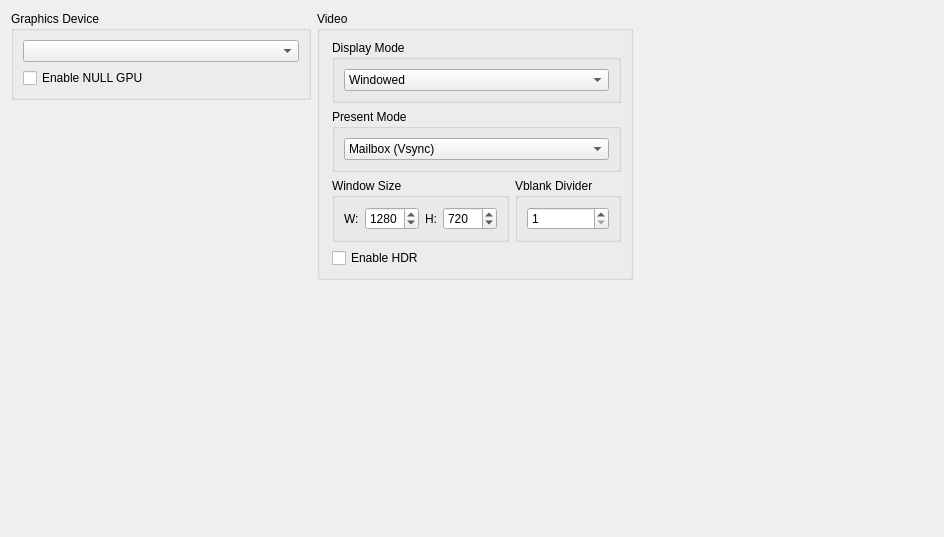
      <widget class="QWidget" name="graphicsTabLayout">
       <property name="geometry">
        <rect>
         <x>0</x>
         <y>0</y>
         <width>944</width>
         <height>537</height>
        </rect>
       </property>
       <layout class="QVBoxLayout" name="graphicsTabVLayout" stretch="0,0">
        <item>
         <layout class="QHBoxLayout" name="graphicsTabHLayout" stretch="1,1,1">
          <item>
           <layout class="QVBoxLayout" name="graphicsTabLayoutLeft">
            <item>
             <widget class="QGroupBox" name="graphicsAdapterGroupBox">
              <property name="title">
               <string>Graphics Device</string>
              </property>
              <layout class="QVBoxLayout" name="graphicsAdapterLayout">
               <item>
                <widget class="QComboBox" name="graphicsAdapterBox"/>
               </item>
               <item>
                <widget class="QCheckBox" name="nullGpuCheckBox">
                 <property name="text">
                  <string>Enable NULL GPU</string>
                 </property>
                </widget>
               </item>
              </layout>
             </widget>
            </item>
            <item>
             <widget class="QWidget" name="widgetgraphicsBottom" native="true">
              <layout class="QHBoxLayout" name="widgetgraphicsBottomHLayout">
               <property name="leftMargin">
                <number>0</number>
               </property>
               <property name="topMargin">
                <number>0</number>
               </property>
               <property name="rightMargin">
                <number>0</number>
               </property>
               <property name="bottomMargin">
                <number>0</number>
               </property>
               <item>
                <spacer name="verticalSpacer_2">
                 <property name="orientation">
                  <enum>Qt::Orientation::Vertical</enum>
                 </property>
                 <property name="sizeHint" stdset="0">
                  <size>
                   <width>20</width>
                   <height>40</height>
                  </size>
                 </property>
                </spacer>
               </item>
              </layout>
             </widget>
            </item>
           </layout>
          </item>
          <item>
           <layout class="QVBoxLayout" name="graphicsTabLayoutMiddle">
            <item>
             <widget class="QGroupBox" name="displayOptionsGroupBox">
              <property name="title">
               <string>Video</string>
              </property>
              <layout class="QVBoxLayout" name="layoutResolution">
               <property name="spacing">
                <number>6</number>
               </property>
               <property name="leftMargin">
                <number>12</number>
               </property>
               <item>
                <widget class="QGroupBox" name="displayModeGroupBox">
                 <property name="title">
                  <string>Display Mode</string>
                 </property>
                 <layout class="QVBoxLayout" name="displayModeLayout">
                  <item>
                   <widget class="QComboBox" name="displayModeComboBox">
                    <property name="sizePolicy">
                     <sizepolicy hsizetype="Expanding" vsizetype="Fixed">
                      <horstretch>0</horstretch>
                      <verstretch>0</verstretch>
                     </sizepolicy>
                    </property>
                    <item>
                     <property name="text">
                      <string>Windowed</string>
                     </property>
                    </item>
                    <item>
                     <property name="text">
                      <string>Fullscreen</string>
                     </property>
                    </item>
                    <item>
                     <property name="text">
                      <string>Fullscreen (Borderless)</string>
                     </property>
                    </item>
                   </widget>
                  </item>
                 </layout>
                </widget>
               </item>
               <item>
                <widget class="QGroupBox" name="presentModeGroupBox">
                 <property name="title">
                  <string>Present Mode</string>
                 </property>
                 <layout class="QVBoxLayout" name="presentModeLayout">
                  <item>
                   <widget class="QComboBox" name="presentModeComboBox">
                    <property name="sizePolicy">
                     <sizepolicy hsizetype="Expanding" vsizetype="Fixed">
                      <horstretch>0</horstretch>
                      <verstretch>0</verstretch>
                     </sizepolicy>
                    </property>
                    <item>
                     <property name="text">
                      <string>Mailbox (Vsync)</string>
                     </property>
                    </item>
                    <item>
                     <property name="text">
                      <string>Fifo (Vsync)</string>
                     </property>
                    </item>
                    <item>
                     <property name="text">
                      <string>Immediate (No Vsync)</string>
                     </property>
                    </item>
                   </widget>
                  </item>
                 </layout>
                </widget>
               </item>
               <item>
                <layout class="QHBoxLayout" name="windowSizeLayout">
                 <item>
                  <widget class="QGroupBox" name="windowSizeGroupBox">
                   <property name="title">
                    <string>Window Size</string>
                   </property>
                   <layout class="QHBoxLayout" name="resLayout">
                    <item>
                     <widget class="QLabel" name="widthLabel">
                      <property name="text">
                       <string>W:</string>
                      </property>
                     </widget>
                    </item>
                    <item>
                     <widget class="QSpinBox" name="widthSpinBox">
                      <property name="accelerated">
                       <bool>true</bool>
                      </property>
                      <property name="correctionMode">
                       <enum>QAbstractSpinBox::CorrectionMode::CorrectToNearestValue</enum>
                      </property>
                      <property name="keyboardTracking">
                       <bool>false</bool>
                      </property>
                      <property name="minimum">
                       <number>0</number>
                      </property>
                      <property name="maximum">
                       <number>9999</number>
                      </property>
                      <property name="value">
                       <number>1280</number>
                      </property>
                     </widget>
                    </item>
                    <item>
                     <widget class="QLabel" name="heightLabel">
                      <property name="text">
                       <string>H:</string>
                      </property>
                     </widget>
                    </item>
                    <item>
                     <widget class="QSpinBox" name="heightSpinBox">
                      <property name="frame">
                       <bool>true</bool>
                      </property>
                      <property name="accelerated">
                       <bool>true</bool>
                      </property>
                      <property name="correctionMode">
                       <enum>QAbstractSpinBox::CorrectionMode::CorrectToNearestValue</enum>
                      </property>
                      <property name="keyboardTracking">
                       <bool>false</bool>
                      </property>
                      <property name="minimum">
                       <number>0</number>
                      </property>
                      <property name="maximum">
                       <number>9999</number>
                      </property>
                      <property name="value">
                       <number>720</number>
                      </property>
                     </widget>
                    </item>
                   </layout>
                  </widget>
                 </item>
                 <item>
                  <widget class="QGroupBox" name="heightDivider">
                   <property name="title">
                    <string>Vblank Divider</string>
                   </property>
                   <layout class="QVBoxLayout" name="vblankLayout">
                    <item>
                     <widget class="QSpinBox" name="vblankSpinBox">
                      <property name="frame">
                       <bool>true</bool>
                      </property>
                      <property name="accelerated">
                       <bool>true</bool>
                      </property>
                      <property name="correctionMode">
                       <enum>QAbstractSpinBox::CorrectionMode::CorrectToNearestValue</enum>
                      </property>
                      <property name="keyboardTracking">
                       <bool>false</bool>
                      </property>
                      <property name="minimum">
                       <number>1</number>
                      </property>
                      <property name="maximum">
                       <number>9999</number>
                      </property>
                      <property name="value">
                       <number>1</number>
                      </property>
                     </widget>
                    </item>
                   </layout>
                  </widget>
                 </item>
                </layout>
               </item>
               <item>
                <widget class="QCheckBox" name="enableHDRCheckBox">
                 <property name="text">
                  <string>Enable HDR</string>
                 </property>
                </widget>
               </item>
              </layout>
             </widget>
            </item>
            <item>
             <spacer name="verticalSpacer">
              <property name="orientation">
               <enum>Qt::Orientation::Vertical</enum>
              </property>
              <property name="sizeHint" stdset="0">
               <size>
                <width>20</width>
                <height>40</height>
               </size>
              </property>
             </spacer>
            </item>
           </layout>
          </item>
          <item>
           <layout class="QVBoxLayout" name="graphicsTabLayoutRight">
            <property name="rightMargin">
             <number>12</number>
            </property>
            <property name="bottomMargin">
             <number>12</number>
            </property>
            <item>
             <spacer name="AdvancedSpacer">
              <property name="orientation">
               <enum>Qt::Orientation::Vertical</enum>
              </property>
              <property name="sizeHint" stdset="0">
               <size>
                <width>20</width>
                <height>40</height>
               </size>
              </property>
             </spacer>
            </item>
           </layout>
          </item>
         </layout>
        </item>
        <item>
         <spacer name="graphicSpacer">
          <property name="orientation">
           <enum>Qt::Orientation::Vertical</enum>
          </property>
          <property name="sizeHint" stdset="0">
           <size>
            <width>20</width>
            <height>40</height>
           </size>
          </property>
         </spacer>
        </item>
       </layout>
      </widget>
